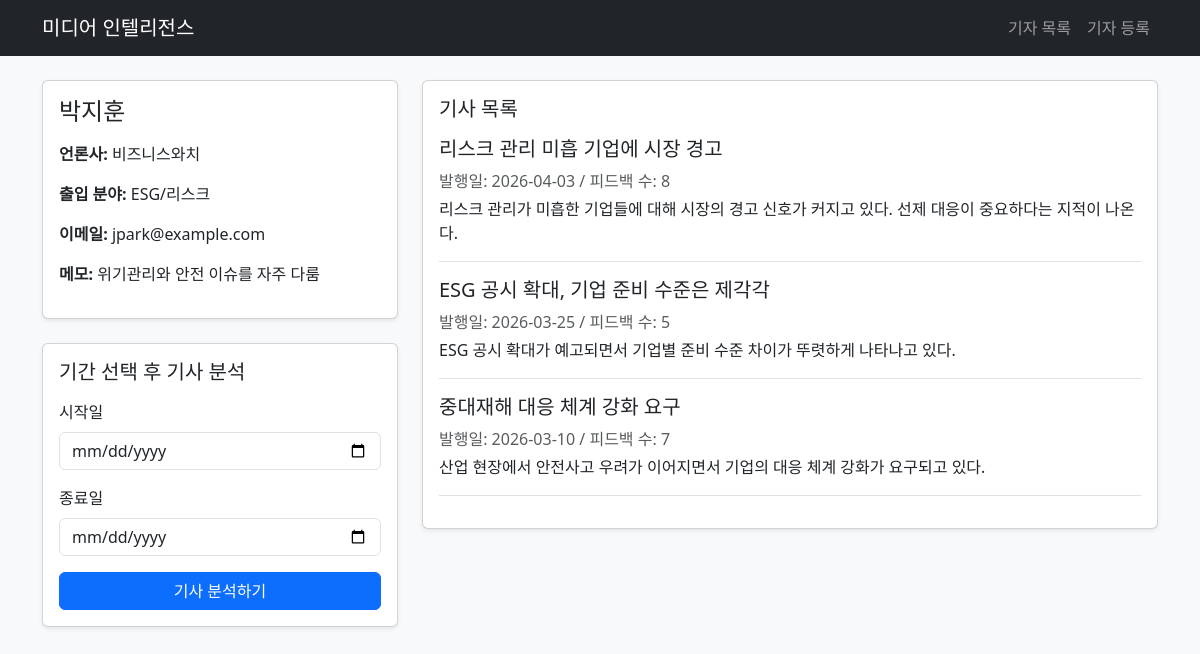
/reporters/3, run on the app's committed database.
### tables this page shows
CREATE TABLE reporters (
            id INTEGER PRIMARY KEY AUTOINCREMENT,
            name TEXT NOT NULL,
            media_company TEXT NOT NULL,
            beat TEXT NOT NULL,
            email TEXT,
            notes TEXT
        );

CREATE TABLE articles (
            id INTEGER PRIMARY KEY AUTOINCREMENT,
            reporter_id INTEGER NOT NULL,
            title TEXT NOT NULL,
            content TEXT NOT NULL,
            published_date TEXT NOT NULL,
            feedback_count INTEGER DEFAULT 0,
            FOREIGN KEY (reporter_id) REFERENCES reporters (id)
        );

### app.py (the view, shortened to what this page needs)
@app.route("/reporters/<int:reporter_id>", methods=["GET", "POST"])
def reporter_detail(reporter_id):
    reporter = get_single_reporter(reporter_id)
    if reporter is None:
        flash("기자를 찾을 수 없습니다.")
        return redirect(url_for("reporter_list"))
    analysis_result = None
    start_date = ""
    end_date = ""
    articles = get_articles_for_reporter(reporter_id)
    return render_template(
        "reporter_detail.html",
        reporter=reporter,
        articles=articles,
        analysis_result=analysis_result,
        start_date=start_date,
        end_date=end_date,
    )

### app.py (called while the page is built, shortened)
def get_database_connection():
    if "db" not in g:
        g.db = sqlite3.connect(app.config["DATABASE"])
        g.db.row_factory = sqlite3.Row
    return g.db

@app.teardown_appcontext
def close_database_connection(error):
    db = g.pop("db", None)
    if db is not None:
        db.close()

def create_tables_if_needed():
    db = get_database_connection()
    db.execute(
        """
        CREATE TABLE IF NOT EXISTS reporters (
            id INTEGER PRIMARY KEY AUTOINCREMENT,
            name TEXT NOT NULL,
            media_company TEXT NOT NULL,
            beat TEXT NOT NULL,
            email TEXT,
            notes TEXT
        )
        """
    )
    db.execute(
        """
        CREATE TABLE IF NOT EXISTS articles (
            id INTEGER PRIMARY KEY AUTOINCREMENT,
            reporter_id INTEGER NOT NULL,
            title TEXT NOT NULL,
            content TEXT NOT NULL,
            published_date TEXT NOT NULL,
            feedback_count INTEGER DEFAULT 0,
            FOREIGN KEY (reporter_id) REFERENCES reporters (id)
        )
        """
    )
    db.commit()

def seed_sample_data_if_empty():
    db = get_database_connection()
    reporter_count = db.execute("SELECT COUNT(*) AS count FROM reporters").fetchone()["count"]
    if reporter_count > 0:
        return

def get_single_reporter(reporter_id):
    db = get_database_connection()
    return db.execute(
        """
        SELECT id, name, media_company, beat, email, notes
        FROM reporters
        WHERE id = ?
        """,
        (reporter_id,),
    ).fetchone()

def get_articles_for_reporter(reporter_id, start_date=None, end_date=None):
    db = get_database_connection()
    query = """
        SELECT id, reporter_id, title, content, published_date, feedback_count
        FROM articles
        WHERE reporter_id = ?
    """
    values = [reporter_id]
    if start_date:
        query += " AND published_date >= ?"
        values.append(start_date)
    if end_date:
        query += " AND published_date <= ?"
        values.append(end_date)
    query += " ORDER BY published_date DESC"
    return db.execute(query, values).fetchall()

@app.before_request
def prepare_database():
    create_tables_if_needed()
    seed_sample_data_if_empty()

### templates/reporter_detail.html (shortened to what this page needs)
{% extends "base.html" %}
{% block content %}
<div class="row g-4">
    <div class="col-md-4">
        <div class="card shadow-sm">
            <div class="card-body">
                <h2 class="h4 mb-3">{{ reporter.name }}</h2>
                <p><strong>언론사:</strong> {{ reporter.media_company }}</p>
                <p><strong>출입 분야:</strong> {{ reporter.beat }}</p>
                <p><strong>이메일:</strong> {{ reporter.email or '-' }}</p>
                <p><strong>메모:</strong> {{ reporter.notes or '-' }}</p>
            </div>
        </div>
        <div class="card shadow-sm mt-4">
            <div class="card-body">
                <h3 class="h5 mb-3">기간 선택 후 기사 분석</h3>
                <form method="post">
                    <div class="mb-3">
                        <label for="start_date" class="form-label">시작일</label>
                        <input type="date" class="form-control" id="start_date" name="start_date" value="{{ start_date }}">
                    </div>
                    <div class="mb-3">
                        <label for="end_date" class="form-label">종료일</label>
                        <input type="date" class="form-control" id="end_date" name="end_date" value="{{ end_date }}">
                    </div>
                    <button type="submit" class="btn btn-primary w-100">기사 분석하기</button>
                </form>
            </div>
        </div>
    </div>
    <div class="col-md-8">
        <div class="card shadow-sm mb-4">
            <div class="card-body">
                <h3 class="h5 mb-3">기사 목록</h3>
                {% for article in articles %}
                    <div class="border-bottom pb-3 mb-3">
                        <h5>{{ article.title }}</h5>
                        <p class="text-muted mb-1">발행일: {{ article.published_date }} / 피드백 수: {{ article.feedback_count }}</p>
                        <p class="mb-0">{{ article.content }}</p>
                    </div>
                {% endfor %}
            </div>
        </div>
    </div>
</div>
{% endblock %}

### static/css/style.css (style rules this page uses)
body { background-color: #f8f9fa; }

### data on the page
reporters: name "박지훈", media_company "비즈니스와치", beat "ESG/리스크", email "jpark@example.com", notes "위기관리와 안전 이슈를 자주 다룸"
articles: title "리스크 관리 미흡 기업에 시장 경고", published_date "2026-04-03", feedback_count "8", content "리스크 관리가 미흡한 기업들에 대해 시장의 경고 신호가 커지고 있다. 선제 대응이 중요하다는 지적이 나온다."
articles: title "ESG 공시 확대, 기업 준비 수준은 제각각", published_date "2026-03-25", feedback_count "5", content "ESG 공시 확대가 예고되면서 기업별 준비 수준 차이가 뚜렷하게 나타나고 있다."
articles: title "중대재해 대응 체계 강화 요구", published_date "2026-03-10", feedback_count "7", content "산업 현장에서 안전사고 우려가 이어지면서 기업의 대응 체계 강화가 요구되고 있다."
